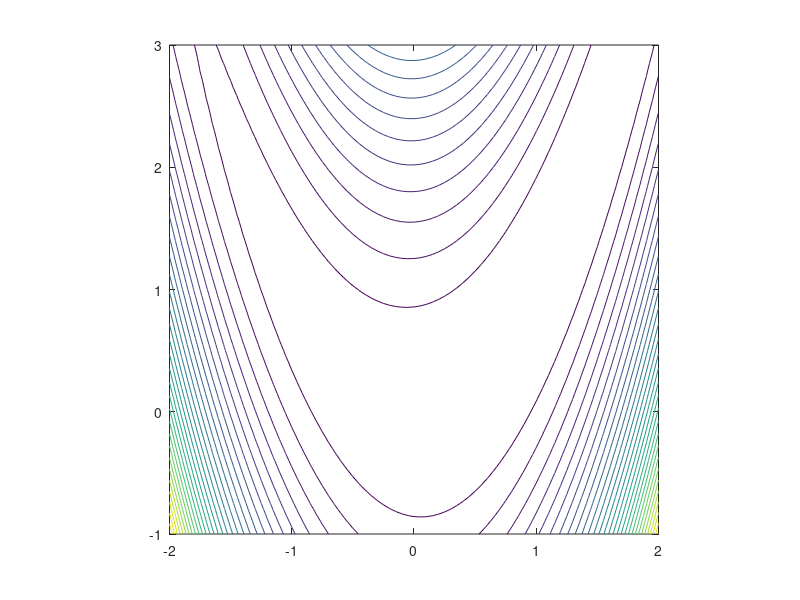

The MATLAB script that drew this image: (Note: this script raises an error after producing the figure.)
% -------------------------------------------------------------------
% Non-Linear Optimization
% Author: Thiago Lima Silva (thiagolims@gmail.com)
% -------------------------------------------------------------------

% Make sure the workspace is clean before we start
clc
clear
clear global

addpath(genpath('library'));
addpath(genpath('algorithms'));
addpath(genpath('testFunctions'));

%% 
% intial point
x0=[-1; 2]; %%


% Ghraphic: plot the function to be minimized
xmin = -2;
xmax = 2;
dx = .05;
ymin = -1;  
ymax = 3;
dy = .05;

[z,y]= meshgrid(xmin:dx:xmax, ymin:dy:ymax);
banana=10*z.^4 - 20*(z.^2).*y + 10*y.^2 + z.^2 -2*z + 5;
contour(z,y,banana,30);
axis('square');
hold all;

%% Creating an automatic diff object
% [x,y] = initVariablesADI(x0(1),x0(2));
% xk = [x;y]; %% initial point with ADI

xk = x0;

%% Anonymous functions 
fbanana = @(xk) fban(xk);
gbanana = @(xk) gban(xk);
hbanana = @(xk) hban(xk);

fsquare = @(xk) squareX(xk);

%% Search direction method
optType = 4; % SteepestDescent = 1, Newton = 2, DFP = 3, BFGS = 4

%% Line search type
lsType = 2; % Armijo = 1, ArmijoGoldstein=2, Polynomial = 3

%% Invoking optimization algorithm
[xs, fs, gs] = gradientDescent(fbanana, gbanana, hbanana, xk, optType, lsType);

